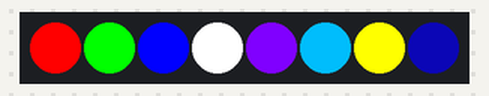
Recording of a sketch running on a simulated Arduino Uno, built with avr-gcc and run on an emulated ATmega328P. On the bench: 8 RGB LEDs in strip order, left to right.

Above: at 0.8 s.
At 2.1 s:
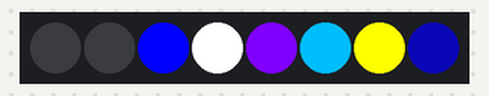
At 2.7 s:
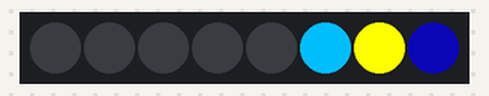
At 3.3 s:
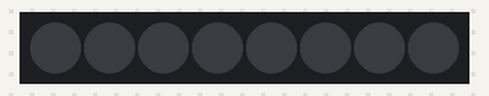
At 8.42 s:
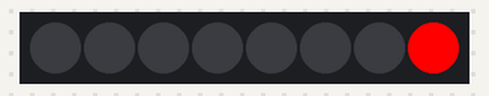
At 14.5 s:
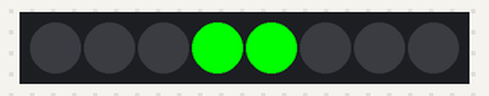
Timing chart, 0 to 40.0 s (numbered marks = the images above):
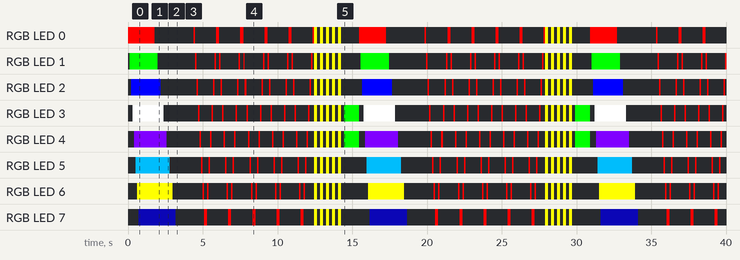

Measured:
- by itself, RGB LED 7: off → RGB(4, 2, 66) at 0.70 s, → off 2.5 s later, → RGB(255, 0, 0) 1.9 s later, → off 0.20 s later, … (52 changes in this stretch)
- by itself, RGB LED 0: off → RGB(255, 0, 0) at 0.00 s, → off 1.8 s later, → RGB(255, 0, 0) 2.6 s later, → off 0.10 s later, … (54 changes in this stretch)
- by itself, everything shown: repeats every 15.5 s, in 99 steps
- what the display in image 0 shows lasts 1.1 s, from 0.7 s to 1.8 s
- what the display in image 3 shows lasts 1.2 s, from 3.2 s to 4.4 s

The sketch:

code.ino
```cpp
/*  0840 - Adafruit High Density Neopixel example sketch
 *
 * This sketch shows you how to manipulate LEDs on an Adafruit High Density Neopixel.
 *
 *
 *
 * Components
 * ----------
 *  - Arduino Uno
 *  - Adafruit High Density Neopixel, with 8 LEDs
 *
 *
 *  Libraries
 *  ---------
 *  - Adafruit_NeoPixel.h
 *
 * Connections
 * -----------
 *
 *  You will need to solder pins or wires to the dedicated pads on the Neopixel board.
 *
 *  Neopixel    |     Arduino
 *  -------------------------
 *     GND      |      GND
 *     DIN      |      6
 *     5VDC     |      5V
 *     GND      |      GND
 *
 *  Include a 500 Ohm resistor between DIN on the Neopixel and pin 6 on the Arduino.
 *  Add a 1000 uF capacitor (or close to that value) between the GND and 5V pin on the
 *  Neopixel (observe the polarities!).
 *
 *
 * Other information
 * -----------------
 *  Adafruit Neopixels library: https://github.com/adafruit/Adafruit_NeoPixel
 *  How to connect: https://learn.adafruit.com/adafruit-neopixel-uberguide/basic-connections
 *
 *  Created on April 4 2017 by Peter Dalmaris
 *
 */

#include <Adafruit_NeoPixel.h>


#define PIN 6

// Parameter 1 = number of pixels in strip
// Parameter 2 = Arduino pin number (most are valid)
// Parameter 3 = pixel type flags, add together as needed:
//   NEO_KHZ800  800 KHz bitstream (most NeoPixel products w/WS2812 LEDs)
//   NEO_KHZ400  400 KHz (classic 'v1' (not v2) FLORA pixels, WS2811 drivers)
//   NEO_GRB     Pixels are wired for GRB bitstream (most NeoPixel products)
//   NEO_RGB     Pixels are wired for RGB bitstream (v1 FLORA pixels, not v2)
//   NEO_RGBW    Pixels are wired for RGBW bitstream (NeoPixel RGBW products)
Adafruit_NeoPixel strip = Adafruit_NeoPixel(8, PIN, NEO_GRB + NEO_KHZ800);

// IMPORTANT: To reduce NeoPixel burnout risk, add 1000 uF capacitor across
// pixel power leads, add 300 - 500 Ohm resistor on first pixel's data input
// and minimize distance between Arduino and first pixel.  Avoid connecting
// on a live circuit...if you must, connect GND first.

const uint32_t colors[] = {
      strip.Color(255, 0, 0),       // RED
      strip.Color(0, 255, 0),       // GREEN
      strip.Color(0, 0, 255),       // BLUE
      strip.Color(255, 255, 255),   // WHITE
      strip.Color(128,0,255),       // PURPLE
      strip.Color(0,184,245),       // LIGHT BLUE
      strip.Color(255,255,0),       // YELLOW
      };

void setup() {
  strip.begin();
  strip.show(); // Initialize all pixels to 'off'


}

void loop() {
 //Make all pixels light up with a different color
  for(int i=0; i<strip.numPixels(); i++) {
    strip.setPixelColor(i, colors[i]);
    strip.show();
    delay(100);
  }

  delay(1000);

  //Make all pixels turn off
  for(int i=0; i<strip.numPixels(); i++) {
    strip.setPixelColor(i, 0);
    strip.show();
    delay(200);
  }


  delay(1000);
//strip.setPixelColor(1, colors[0]);
//strip.show();


  // Make one RED pixel roll in two directions
  // A.k.a. Cylon eye
  for(int repeats = 0; repeats <5; repeats++)
  {
    for(int i=0; i<strip.numPixels(); i++) {
      strip.setPixelColor(i-1, 0);
      strip.setPixelColor(i, colors[0]);
      strip.show();
      delay(100);
    }
    for(int i=strip.numPixels()-1; i>-1; i--) {
      strip.setPixelColor(i+1, 0);
      strip.setPixelColor(i, colors[0]);
      strip.show();
      delay(100);
    }
  }

  //Flash all of the LEDs in GREEN 5 times
  for(int repeats = 0; repeats <5; repeats++)
  {
    for(int i=0; i<strip.numPixels(); i++) {
      strip.setPixelColor(i, colors[6]);  // Make the LEDs yellow
    }

    strip.show();
    delay(200);

    for(int i=strip.numPixels()-1; i>-1; i--) {
      strip.setPixelColor(i, 0);        // Turn the LEDs off
    }
    strip.show();
    delay(200);
  }

  //And finish with the two middle LEDs in green
  strip.setPixelColor(3, colors[1]);
  strip.setPixelColor(4, colors[1]);
  strip.show();
  delay(1000);

  //Turn all the LEDs off for the next loop
  for(int i=strip.numPixels()-1; i>-1; i--) {
      strip.setPixelColor(i, 0);        // Turn the LEDs off
    }
    strip.show();
}
```
